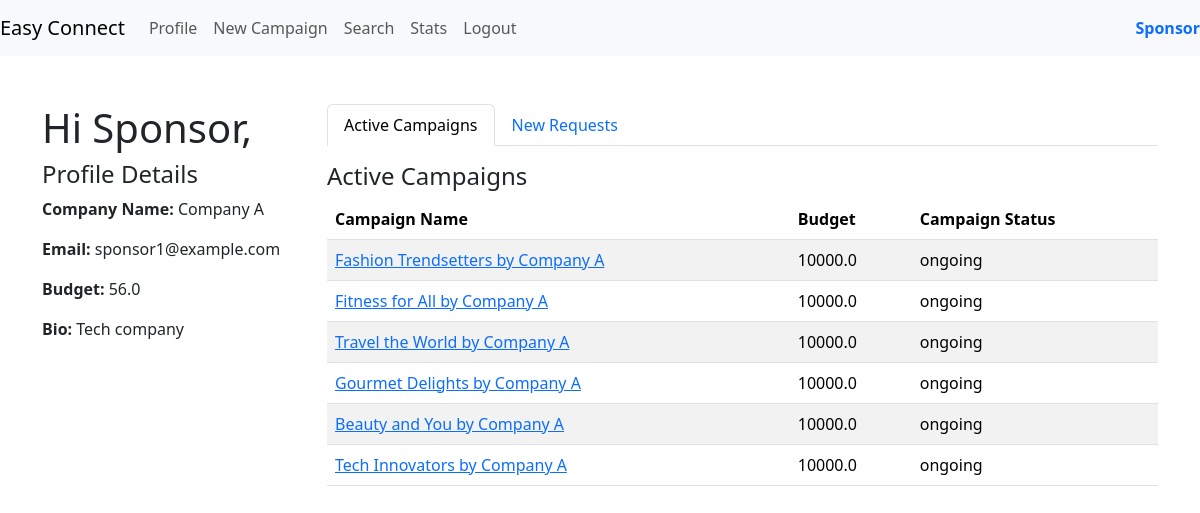
Page /sponsor_dashboard (signed in) on the earlier database version.
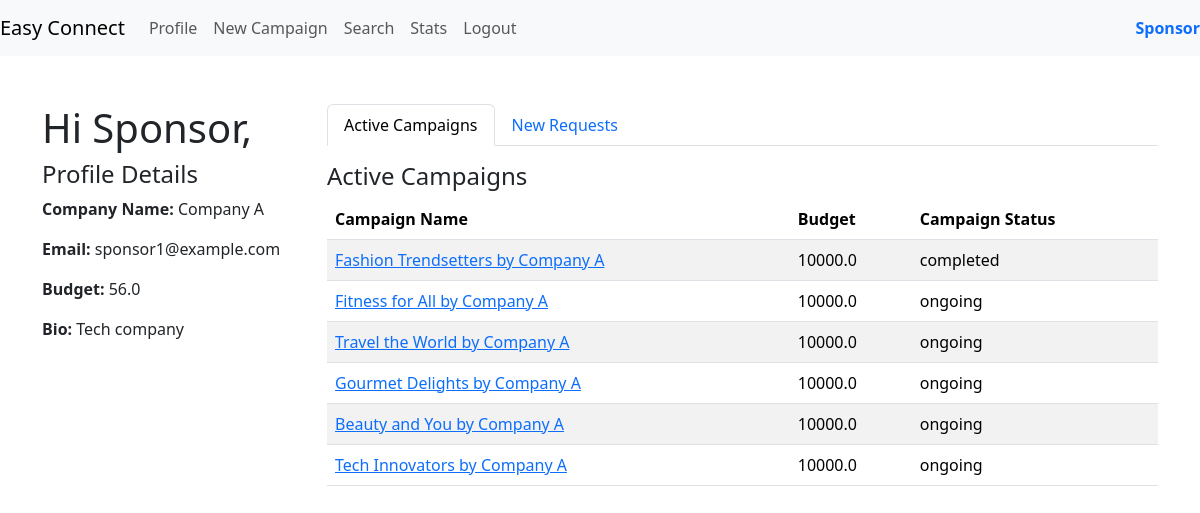
Same page on the later database version.
### models.py (models this page shows)
class Campaign(db.Model):
    __tablename__ = 'campaign'
    campaign_id = db.Column(db.Integer, primary_key=True, autoincrement=True)
    sponsor_id = db.Column(db.Integer, db.ForeignKey('sponsors.sponsor_id'), nullable=False)
    name = db.Column(db.String(32),unique=True, nullable=False)
    description = db.Column(db.String(128))
    start_date = db.Column(db.Date)
    end_date = db.Column(db.Date)
    budget = db.Column(db.Float(10, 2), nullable=False)
    visibility = db.Column(Enum('private', 'public', name='visibility_types'), default='public', nullable=False)
    goals = db.Column(db.String(128))
    niche = db.Column(db.String(32),nullable=False)
    campaign_status = db.Column(Enum('ongoing', 'flagged', 'deleted', 'completed' ,name='campaign_status_types'), default='ongoing', nullable=False)
    sponsor = db.relationship('Sponsor', backref=db.backref('campaigns', lazy=True))

### routes.py (the view)
@app.route('/sponsor_dashboard')
@auth_rep
@role_required(2)
def sponsor_dashboard():
    user_id = session.get('user_id')
    user = User.query.filter_by(id=user_id).first()
    sponsor = Sponsor.query.filter_by(id=user_id).first_or_404()
    active_campaigns = Campaign.query.filter(Campaign.sponsor_id == sponsor.sponsor_id,
                                             Campaign.campaign_status.in_(['ongoing', 'completed'])).all()
    new_requests = AdRequest.query.filter(AdRequest.created_for==user_id,AdRequest.status.in_(['ongoing', 'completed','pending'])).all()
    return render_template('dashboard_spon.html', sponsor=sponsor, active_campaigns=active_campaigns, new_requests=new_requests, user=user)

### routes.py (called while the page is built)
def auth_rep(func):
    @wraps(func)
    def inner(*args,**kwargs):
        if 'user_id' in session:
            user = User.query.get(session['user_id'])
            if user.is_flagged:
                flash('Your account is flagged and cannot perform this action.', 'error')
                return redirect(url_for('login'))
            return func(*args,**kwargs)
        else:
            flash('You are not logged in,Please login to proceed','error')
            return redirect(url_for('login'))
    return inner

def role_required(role_id):
    def decorator(f):
        @wraps(f)
        def decorated_function(*args, **kwargs):
            if session.get('role_id') != role_id:
                flash('Access denied.', 'danger')
                redirect(request.referrer or url_for('login'))
            return f(*args, **kwargs)
        return decorated_function
    return decorator

### templates/dashboard_spon.html (shortened to what this page needs)
{% extends 'layout.html' %}
{% block content %}
<div class="row">
    <div class="col-md-3 profile-details">
        <h1>Hi Sponsor,</h1>
        <h4>Profile Details</h4>
        <p><strong>Company Name:</strong> {{ sponsor.company_name }}</p>
        <p><strong>Email:</strong> {{ user.email_id }}</p>
        <p><strong>Budget:</strong> {{ sponsor.budget| default(0) | float | round(2) }}</p>
        <p><strong>Bio:</strong> {{ sponsor.bio }}</p>
    </div>
    <div class="col-md-9">
        <ul class="nav nav-tabs" id="myTab" role="tablist">
            <li class="nav-item" role="presentation">
                <a class="nav-link active" id="active-campaigns-tab" data-bs-toggle="tab" href="#activeCampaigns" role="tab" aria-controls="activeCampaigns" aria-selected="true">Active Campaigns</a>
            </li>
            <li class="nav-item" role="presentation">
                <a class="nav-link" id="new-requests-tab" data-bs-toggle="tab" href="#newRequests" role="tab" aria-controls="newRequests" aria-selected="false">New Requests</a>
            </li>
        </ul>
        <div class="tab-content mt-3" id="myTabContent">
            <div class="tab-pane fade show active" id="activeCampaigns" role="tabpanel" aria-labelledby="active-campaigns-tab">
                <h4>Active Campaigns</h4>
                <table class="table table-striped">
                    <thead>
                        <tr>
                            <th>Campaign Name</th>
                            <th>Budget</th>
                            <th>Campaign Status</th>
                        </tr>
                    </thead>
                    <tbody>
                        {% for campaign in active_campaigns %}
                        <tr>
                            <td><a href="{{ url_for('campaign_details', campaign_id=campaign.campaign_id) }}">{{ campaign.name }}</a></td>
                            <td>{{ campaign.budget | default(0) | float| round(2) }}</td>
                            <td>{{ campaign.campaign_status }}</td>
                        </tr>
                        {% endfor %}
                    </tbody>
                </table>
            </div>
        </div>
    </div>
</div>
{% endblock %}

Differences in the rows shown:
changed Campaign "Fashion Trendsetters by Company A": campaign_status "ongoing" → "completed"
